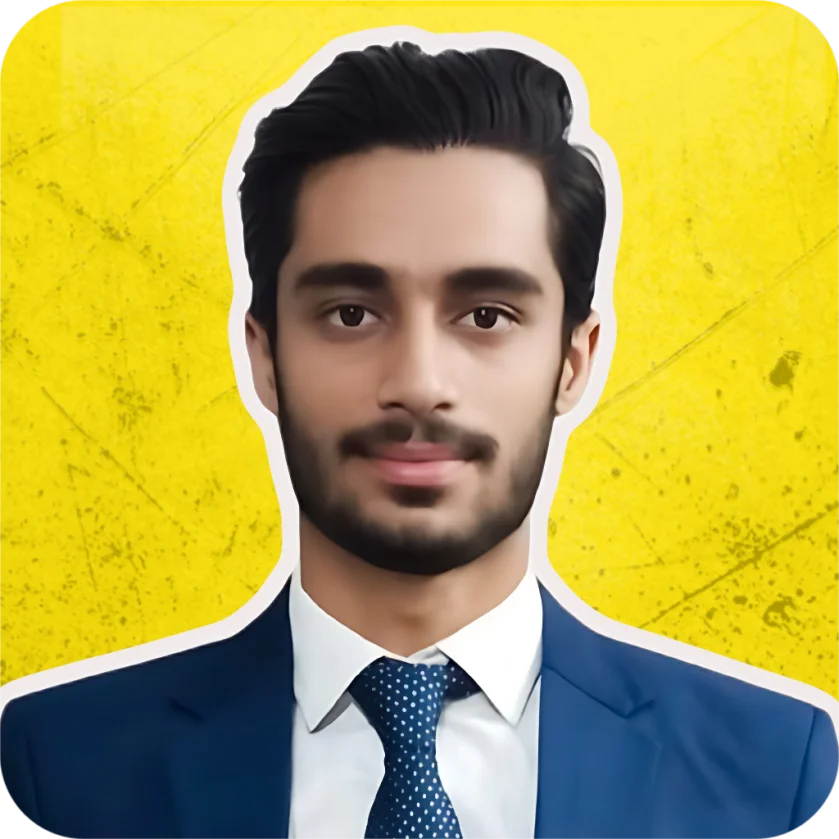
#> input picture public/profile.webp, 839 x 839 px
$ python create_ascii.py
#> lines starting #> are read from the running program, lines starting #| are printed output that depends on the picture
from PIL import Image, ImageEnhance, ImageOps

image_path = 'public/profile.webp'
try:
    img = Image.open(image_path)
#> img is the input picture: PIL image 839x839 RGBA; mean R, G, B, A 173.7, 162.5, 75.6, 252.5
except Exception as e:
    print(f"Error opening image: {e}")
    exit(1)

# Convert to grayscale
img = img.convert('L')
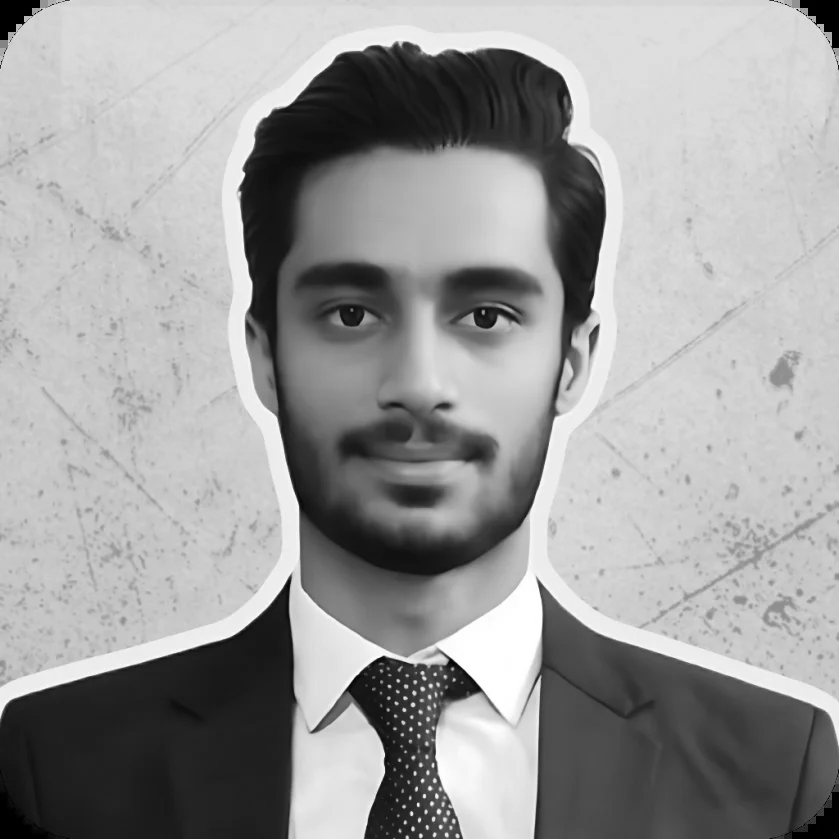
#> img: PIL image 839x839 L; min 0, max 255, mean 155.9

# Crop to center square if it's not a face crop
width, height = img.size
#> width = 839; height = 839
min_dim = min(width, height)
#> min_dim = 839
left = (width - min_dim)/2
#> left = 0
top = (height - min_dim)/2
#> top = 0
right = (width + min_dim)/2
#> right = 839
bottom = (height + min_dim)/2
#> bottom = 839
img = img.crop((left, top, right, bottom))

# Increase contrast significantly
enhancer = ImageEnhance.Contrast(img)
img = enhancer.enhance(1.8)
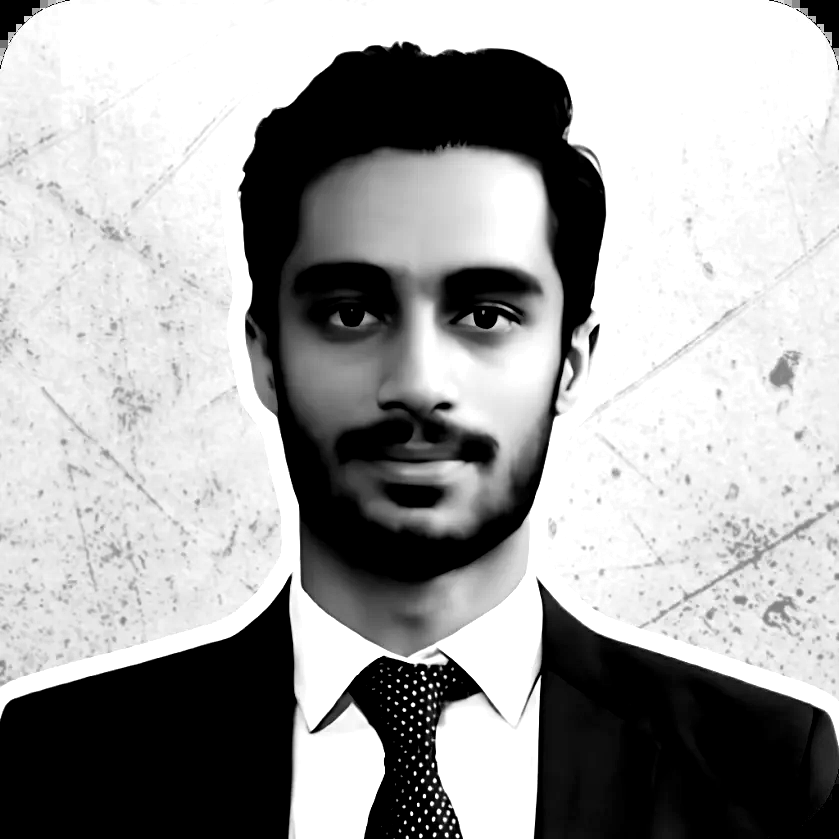
#> img: PIL image 839x839 L; min 0, max 255, mean 162.4

# Resize image
new_width = 80
aspect_ratio = 1.0
# Multiply by 0.55 because terminal characters are usually twice as tall as they are wide
new_height = int(aspect_ratio * new_width * 0.55)
img = img.resize((new_width, new_height))
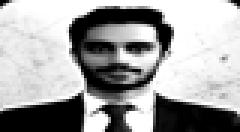
#> img: PIL image 80x44 L (shown 3 times larger); min 0, max 255, mean 162.4

# More detailed ASCII characters from darkest to lightest
chars = ["@", "#", "S", "%", "?", "*", "+", ";", ":", ",", ".", " "]

pixels = img.getdata()
ascii_str = ''

# Normalize pixel values
min_p = min(pixels)
#> min_p = 0
max_p = max(pixels)
#> max_p = 255
range_p = max_p - min_p if max_p != min_p else 1
#> range_p = 255

for pixel in pixels:
    # Map pixel to 0-11
    val = int(((pixel - min_p) / range_p) * 11)
    if val > 11: val = 11
    if val < 0: val = 0
    ascii_str += chars[val]
#> this loop made 3520 passes
#> (pixel, ascii_str) on passes 2 to 4: (0, '@@'), (30, '@@#'), (129, '@@#*')

# Split string into lines
ascii_img = ""
for i in range(0, len(ascii_str), new_width):
    ascii_img += ascii_str[i:i+new_width] + "\n"
#> this loop made 44 passes
#> i on passes 2 to 13: 80, 160, 240, 320, 400, 480, 560, 640, 720, 800, 880, 960

with open("ascii_face.txt", "w") as f:
    f.write(ascii_img)

print("ASCII art generated successfully.")
